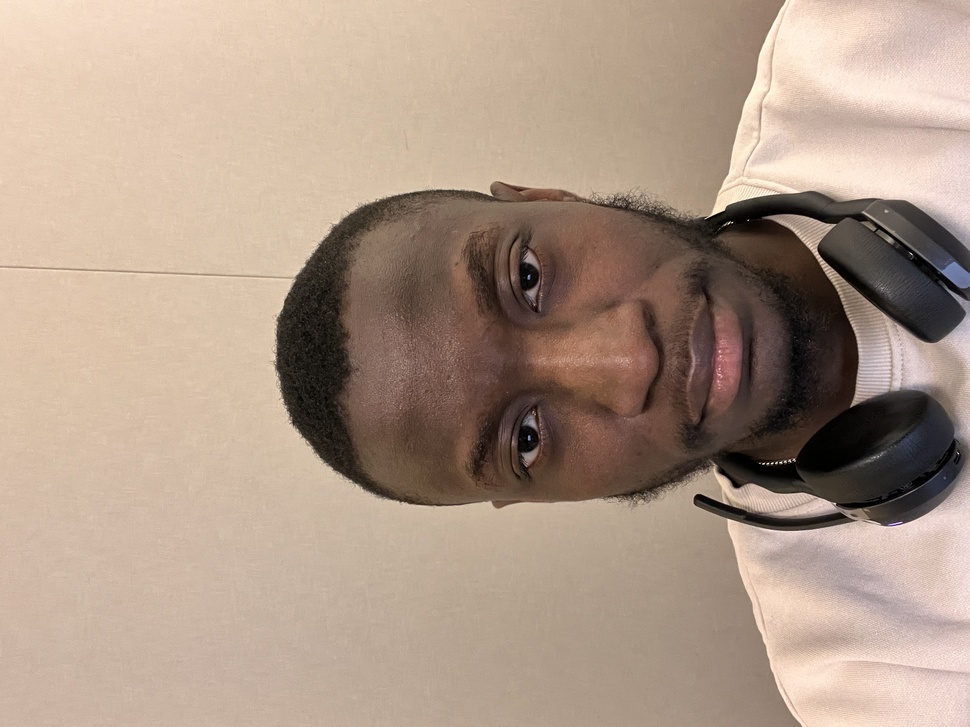
#> input picture greg.jpeg, 970 x 727 px, shrunk from 3088 x 2316 before the run
$ jupyter execute svd_image_compression.ipynb
#> lines starting #> are read from the running program, lines starting #| are printed output that depends on the picture
# SVD and Image Compression
SVD is, in simple terms, a data reduction tool that distills data into essential components that we can use/analyze
##### Uses :
- Image compression
- Noise reduction
- Facial Recognition
- Recommendation patterns
- Google Page Rank

[cell 1]
import numpy as np
import matplotlib.pyplot as plt
import matplotlib.gridspec as gridspec
from matplotlib.patches import Ellipse
from skimage import data, color
from PIL import Image
import warnings
warnings.filterwarnings('ignore')

plt.rcParams.update({
    'figure.dpi': 120,
    'axes.titlesize': 13,
    'axes.labelsize': 11,
    'font.family': 'serif',
})
print("Libraries loaded successfully.")

---
## 1. The SVD Theorem

Let $A$ be an $m \times n$ matrix with rank $r$. Then there exist:
- $U$: $m \times m$ orthogonal matrix (columns = **left singular vectors** $\mathbf{u}_i$)
- $\Sigma$: $m \times n$ "diagonal" matrix with $\sigma_1 \geq \sigma_2 \geq \cdots \geq \sigma_r > 0$
- $V$: $n \times n$ orthogonal matrix (columns = **right singular vectors** $\mathbf{v}_i$)

such that:
$$\boxed{A = U \Sigma V^T}$$

The structure of $\Sigma$:
$$\Sigma = \begin{bmatrix} D & 0 \\ 0 & 0 \end{bmatrix}, \quad D = \operatorname{diag}(\sigma_1, \ldots, \sigma_r)$$

**Key relationships:**
- Columns of $V$ are eigenvectors of $A^TA$
- Columns of $U$ are eigenvectors of $AA^T$
- $A\mathbf{v}_i = \sigma_i \mathbf{u}_i$ for $1 \leq i \leq r$
- $\{\mathbf{u}_1, \ldots, \mathbf{u}_r\}$ is an orthonormal basis for $\operatorname{Col}(A)$
- $\{\mathbf{v}_{r+1}, \ldots, \mathbf{v}_n\}$ is an orthonormal basis for $\operatorname{Nul}(A)$

---
## 2. Computing an SVD

$$A = \begin{bmatrix} 4 & 11 & 14 \\ 8 & 7 & 2 \end{bmatrix}$$

**Step 1:** Compute $A^TA$ and find its eigenvalues/eigenvectors → $V$ and $\Sigma$.

**Step 2:** For each nonzero $\sigma_i$, set $\mathbf{u}_i = \frac{1}{\sigma_i} A\mathbf{v}_i$ → build $U$.

**Step 3:** Verify $A = U\Sigma V^T$.

[cell 2]
A = np.array([[4., 11., 14.],
              [8.,  7.,  2.]])

print("=" * 50)
print("STEP 1: Compute A^T A and its eigendecomposition")
print("=" * 50)
ATA = A.T @ A
print("A^T A =\n", ATA)

eigvals, eigvecs = np.linalg.eigh(ATA)  # eigh for symmetric matrices
# Sort descending
idx = np.argsort(eigvals)[::-1]
eigvals = eigvals[idx]
eigvecs = eigvecs[:, idx]

print(f"\nEigenvalues of A^T A: {np.round(eigvals, 4)}")
print("From Lay: 360, 90, 0  ✓" if np.allclose(eigvals, [360, 90, 0], atol=1e-6) else "")

V = eigvecs
print("\nV (right singular vectors, columns):")
print(np.round(V, 4))

print("\n" + "=" * 50)
print("STEP 2: Singular values → Σ")
print("=" * 50)
sigma = np.sqrt(np.maximum(eigvals, 0))
print(f"Singular values σ: {np.round(sigma, 4)}")
r = np.sum(sigma > 1e-10)   # rank
print(f"Rank r = {r}")

Sigma = np.zeros_like(A)
Sigma[0,0] = sigma[0]; Sigma[1,1] = sigma[1]
print("\nΣ =\n", np.round(Sigma, 4))

print("\n" + "=" * 50)
print("STEP 3: Build U from u_i = (1/σ_i) A v_i")
print("=" * 50)
U = np.zeros((A.shape[0], A.shape[0]))
for i in range(r):
    U[:, i] = (A @ V[:, i]) / sigma[i]
print("U =\n", np.round(U, 4))

print("\n" + "=" * 50)
print("STEP 4: Verify A = U Σ V^T")
print("=" * 50)
A_reconstructed = U @ Sigma @ V.T
print("U Σ V^T =\n", np.round(A_reconstructed, 4))
print("\nOriginal A =\n", A)
print("\nMatch?", np.allclose(A, A_reconstructed, atol=1e-6))

[cell 3]
print("NumPy SVD (numpy.linalg.svd):")
U_np, s_np, Vt_np = np.linalg.svd(A)

print(f"U =\n{np.round(U_np, 4)}")
print(f"\nSingular values s = {np.round(s_np, 4)}")
print(f"\nV^T =\n{np.round(Vt_np, 4)}")

# Reconstruct
Sigma_np = np.zeros_like(A)
for i, sv in enumerate(s_np):
    Sigma_np[i, i] = sv
print("\nReconstruction matches original:",
      np.allclose(A, U_np @ Sigma_np @ Vt_np))

---
## 3. The Rank-$k$ Approximation

The SVD gives an **outer product expansion**:
$$A = \sigma_1 \mathbf{u}_1 \mathbf{v}_1^T + \sigma_2 \mathbf{u}_2 \mathbf{v}_2^T + \cdots + \sigma_r \mathbf{u}_r \mathbf{v}_r^T$$

Each term $\sigma_i \mathbf{u}_i \mathbf{v}_i^T$ is a **rank-1 matrix** — think of it as one "layer" of the image.

The **rank-$k$ approximation** keeps only the first $k$ terms:
$$A_k = \sum_{i=1}^{k} \sigma_i \mathbf{u}_i \mathbf{v}_i^T$$

---
## 4. Image Compression: Theory

### How a Grayscale Image Becomes a Matrix

A grayscale image of size $m \times n$ pixels is exactly an $m \times n$ matrix $A$, where each entry $a_{ij} \in [0, 255]$ is the brightness of pixel $(i, j)$.

### SVD Compression Pipeline

$$A \;\xrightarrow{\text{SVD}}\; U \Sigma V^T \;\xrightarrow{\text{keep top }k}\; A_k = \sum_{i=1}^k \sigma_i \mathbf{u}_i \mathbf{v}_i^T$$

---
## 5. Image Compression Demo

[cell 4]
img = Image.open("greg.jpeg").convert("L")
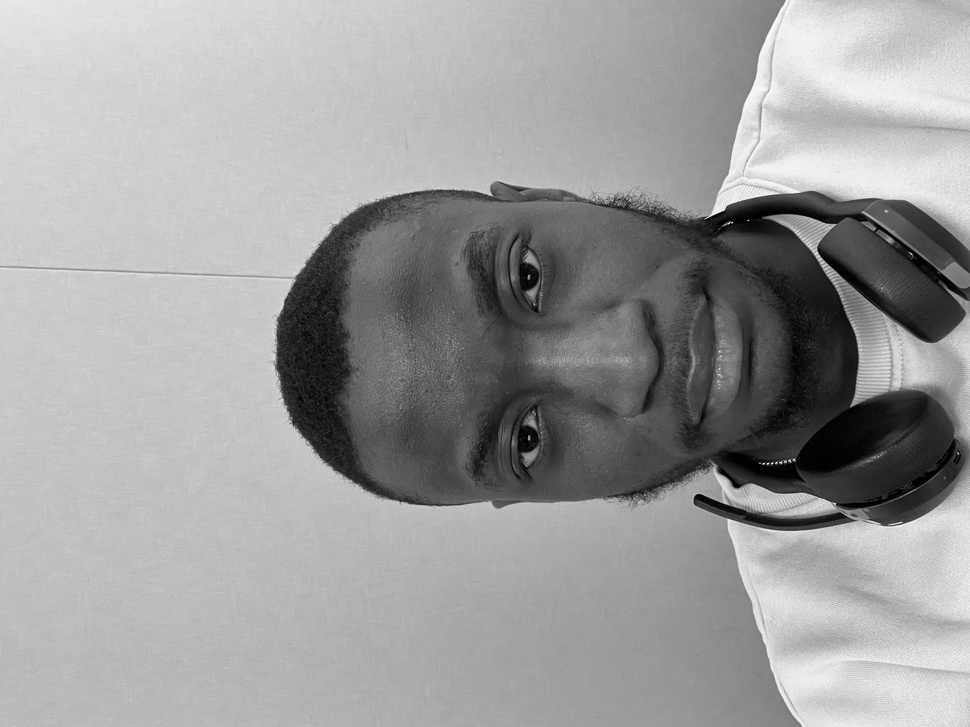
#> img: PIL image 970x727 L; min 0, max 253, mean 156.4
img_gray = np.array(img, dtype=float)
m, n = img_gray.shape
#> m = 727; n = 970

U, s, Vt = np.linalg.svd(img_gray, full_matrices=False)# econ svd
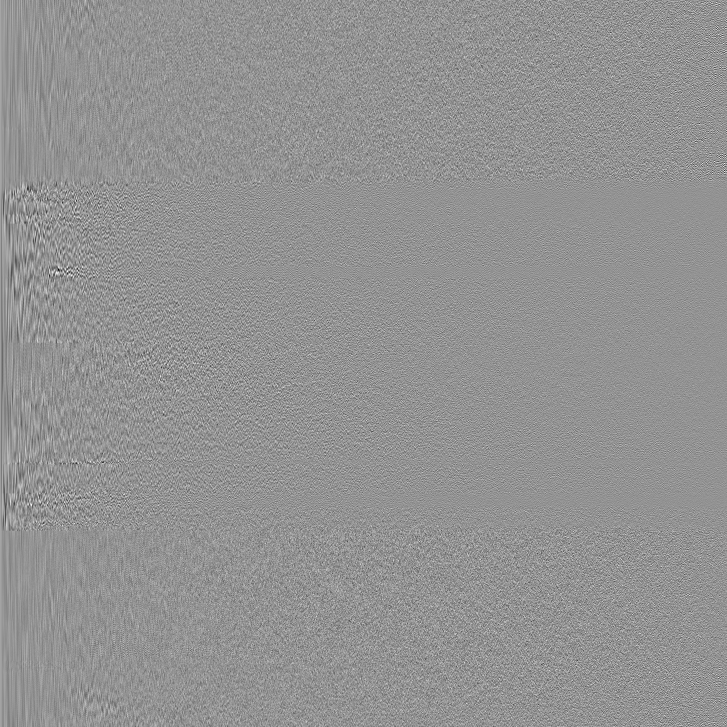
#> U: shape (727, 727) float64; min -0.361, max 0.265, mean 3.94e-05; drawn with min black and max white
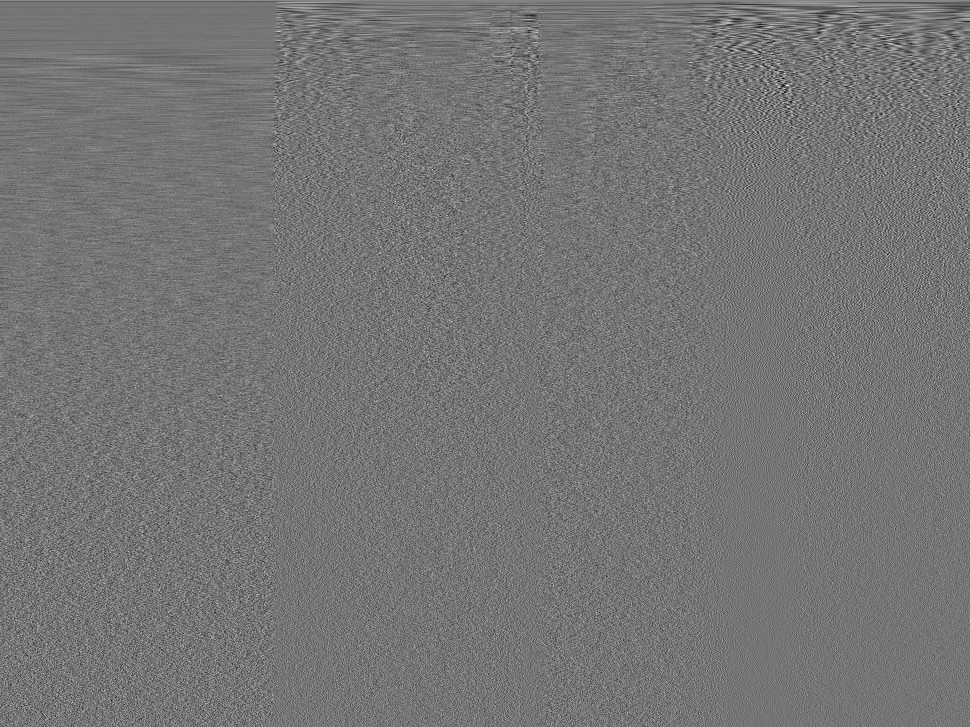
#> Vt: shape (727, 970) float64; min -0.217, max 0.254, mean 4.98e-05; drawn with min black and max white
#> s = 727 values, max 136428.2 at index 0, min 7.06 at index 726, mean 488.2

print(f"Image: {m} × {n}")
#| Image: 727 × 970
print(f"U shape: {U.shape}")
#| U shape: (727, 727)
print(f"s shape: {s.shape}")
#| s shape: (727,)
print(f"Vt shape: {Vt.shape}")
#| Vt shape: (727, 970)
print(f"Total singular values: {len(s)}")
#| Total singular values: 727
print(f"Top 10 singular values: {np.round(s[:10], 1)}")
#| Top 10 singular values: [136428.2  25924.   11857.3   7364.3   6646.3   5736.1   4775.1   4364.
#|    4038.1   3219.7]

[cell 5]
def rank_k_approx(U, s, Vt, k):
    """Compute the rank-k SVD approximation."""
    return (U[:, :k] * s[:k]) @ Vt[:k, :]

def compression_ratio(m, n, k):
    return (m * n) / (k * (m + n + 1))

k_values = [1, 5, 10, 20, 50, 100]

fig, axes = plt.subplots(2, len(k_values)//2 + 1, figsize=(15, 7))
axes = axes.flatten()

# Original
axes[0].imshow(img_gray, cmap='gray', vmin=0, vmax=255)
axes[0].set_title('Original\n(k = 512)', fontsize=11, fontweight='bold')
axes[0].axis('off')

for idx, k in enumerate(k_values):
    A_k = rank_k_approx(U, s, Vt, k)
    A_k_clipped = np.clip(A_k, 0, 255)
    ratio = compression_ratio(m, n, k)
    data_lost = (1 - 1/ratio) * 100

    ax = axes[idx + 1]
    ax.imshow(A_k_clipped, cmap='gray', vmin=0, vmax=255)
    ax.set_title(f'k = {k}\n{data_lost:.1f}% data reduced',
                 fontsize=9)
    ax.axis('off')
#> this loop made 6 passes
#> pass 1, `A_k = rank_k_approx(U, s, Vt, k)`:
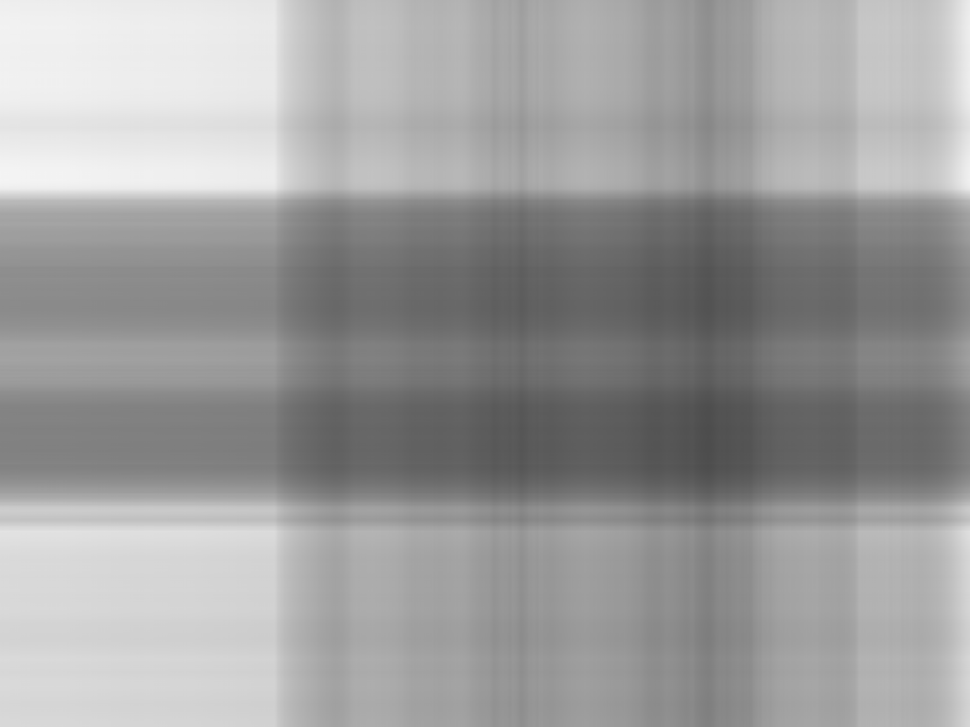
#> A_k: shape (727, 970) float64; min 76.97, max 244.4, mean 157.2

plt.suptitle('SVD Image Compression — Rank-k Approximations', fontsize=14, y=1.01)
plt.tight_layout()
plt.show()

#### Plot of the singular values

[cell 6]
fig, ax = plt.subplots(figsize=(7, 4.5))

ax.semilogy(s, color='steelblue', lw=2)
ax.set_xlabel('Index $i$')
ax.set_ylabel('$\\sigma_i$ (log scale)')
ax.set_title('Singular Value Decay')
ax.grid(True, alpha=0.4)

k = 50
ax.axvline(k, color='tomato', ls='--', lw=2, label=f'k = {k}')
ax.axvspan(0, k, color='tomato', alpha=0.08)
ax.legend()

plt.tight_layout()
plt.show()
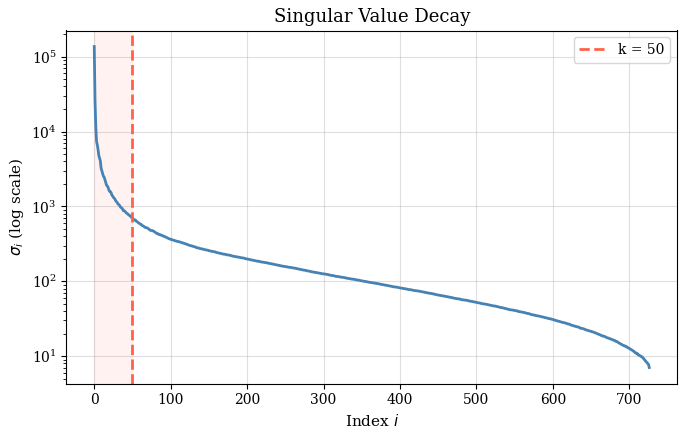
#> figure drawn by matplotlib, 1 panel; curve peaks at x = 0, y = 136428.2

[cell 7]
# image build up layer by layer
fig, axes = plt.subplots(1, 6, figsize=(15, 3.2))
cumulative = np.zeros_like(img_gray)
show_at = [1, 2, 3, 5, 10, 20]

ax_idx = 0
for i in range(max(show_at)):
    cumulative += s[i] * np.outer(U[:, i], Vt[i, :])
    if (i + 1) in show_at:
        ax = axes[ax_idx]
        ax.imshow(np.clip(cumulative, 0, 255), cmap='gray', vmin=0, vmax=255)
        ax.set_title(f'After {i+1} layer{"s" if i>0 else ""}')
        ax.axis('off')
        ax_idx += 1
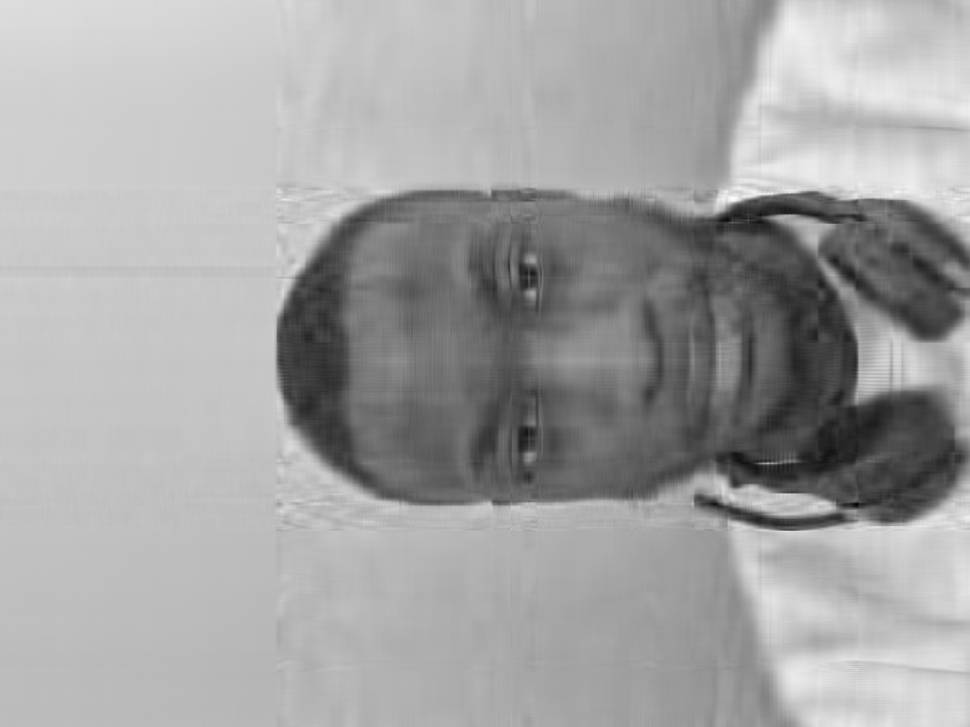
#> cumulative: shape (727, 970) float64; min -44.03, max 268.9, mean 156.4; drawn with min black and max white
#> after the loop, ax_idx = 6

plt.suptitle('Building the Image One Layer at a Time', fontsize=13)
plt.tight_layout()
plt.show()
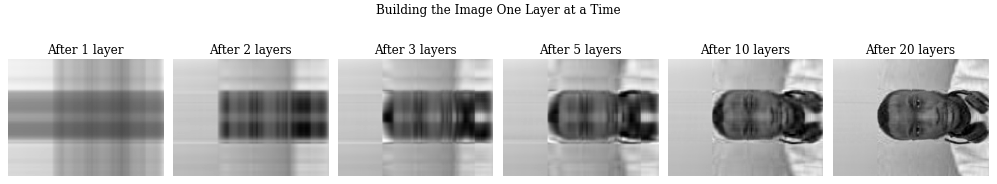
#> figure drawn by matplotlib, 6 panels

---
## 6. Color Image Compression

For a color image (RGB), apply SVD independently to each of the three channels (R, G, B) and recombine.

[cell 8]
def compress_color_image(img_rgb, k):
    """SVD-compress each RGB channel independently."""
    compressed = np.zeros_like(img_rgb, dtype=float)
    for c in range(3):
        channel = img_rgb[:, :, c].astype(float)
        U_c, s_c, Vt_c = np.linalg.svd(channel, full_matrices=False)
        compressed[:, :, c] = rank_k_approx(U_c, s_c, Vt_c, k)
    return np.clip(compressed, 0, 255).astype(np.uint8)

img_color = Image.open("greg.jpeg")
#> img_color is the input picture: PIL image 970x727 RGB; mean R, G, B 173.1, 152, 135.8
img_color = np.array(img_color, dtype=float)
#> img_color: shape (727, 970, 3) float64
m_c, n_c = img_color.shape[:2]
#> m_c = 727; n_c = 970

k_vals_color = [5, 20, 50, 100]
fig, axes = plt.subplots(1, len(k_vals_color) + 1, figsize=(14, 4))

axes[0].imshow(img_color.astype(np.uint8))
axes[0].set_title('Original', fontweight='bold')
axes[0].axis('off')

for idx, k in enumerate(k_vals_color):
    comp = compress_color_image(img_color, k)
    ratio = (m_c * n_c) / (k * (m_c + n_c + 1))
    data_lost = (1 - 1/ratio) * 100  # % reduction in stored data
    axes[idx+1].imshow(comp)
    axes[idx+1].set_title(f'k = {k}\n {data_lost:.1f}% data reduced')
    axes[idx+1].axis('off')

plt.suptitle('SVD Compression on Color Image (per-channel)', fontsize=13)
plt.tight_layout()
plt.show()
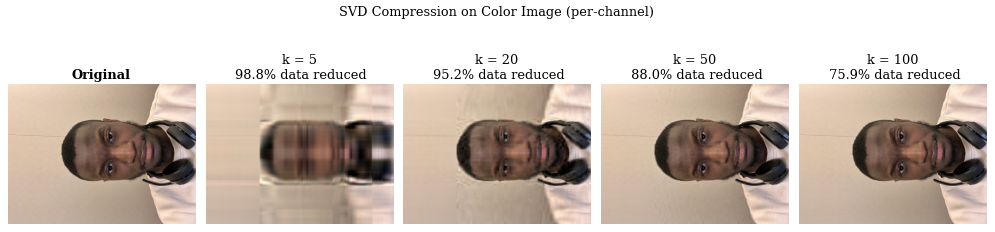
#> figure drawn by matplotlib, 5 panels

print("Note: Each of the 3 channels is compressed separately.")
print(f"Total storage for rank-k color: 3 × k × (m+n+1) values.")

$ run again, with car.png saved as greg.jpeg
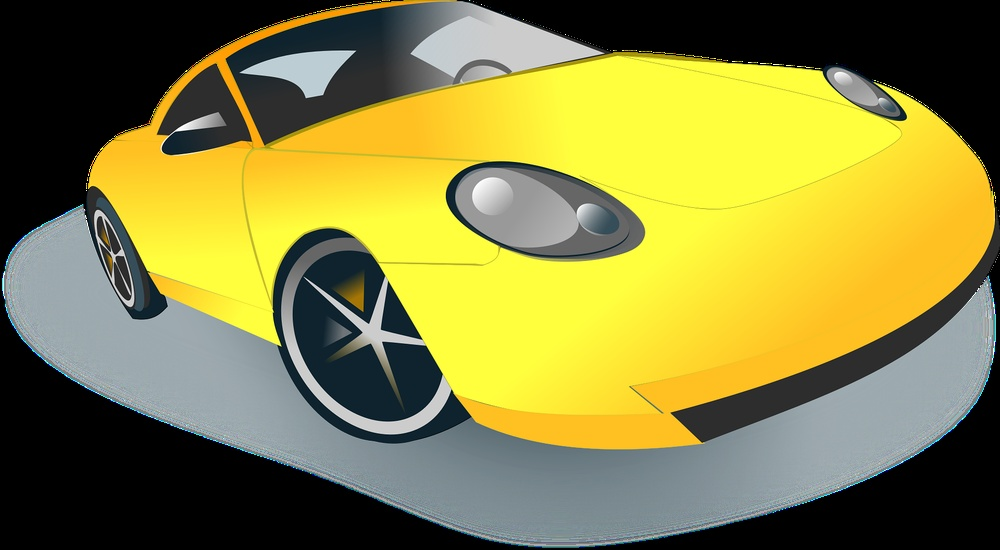
#> input picture car.png, 1000 x 550 px, shrunk from 1920 x 1056 before the run
#> s = 550 values, max 106424 at index 0, min 7.54 at index 549, mean 903.3
#| Image: 550 × 1000
#| U shape: (550, 550)
#| s shape: (550,)
#| Vt shape: (550, 1000)
#| Total singular values: 550
#| Top 10 singular values: [106424.   22526.9  18808.1  14384.   12193.1  10883.8   8801.3   7581.6
#|    6850.3   6104.5]
#> after the loop `for i in range(max(show_at)):`:
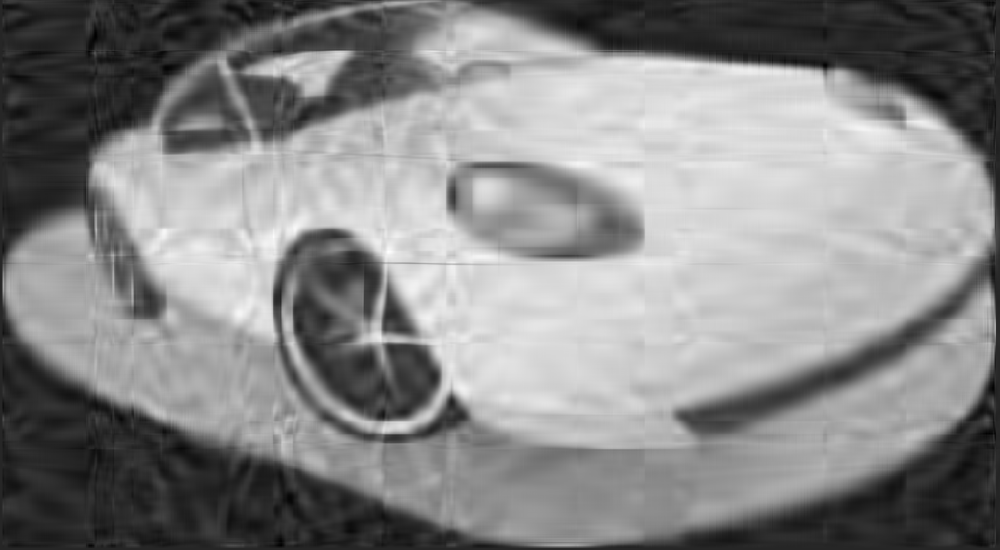
#> cumulative: shape (550, 1000) float64; min -50.41, max 280.6, mean 125.3; drawn with min black and max white
#> after the loop `for i in range(max(show_at)):`: ax_idx = 6
#> img_color is the input picture: PIL image 1000x550 RGB; mean R, G, B 136.6, 131.3, 64.4
#> img_color: shape (550, 1000, 3) float64
#> the loop `for idx, k in enumerate(k_vals_color):` made 4 passes
#> pass 3, `comp = compress_color_image(img_color, k)`:
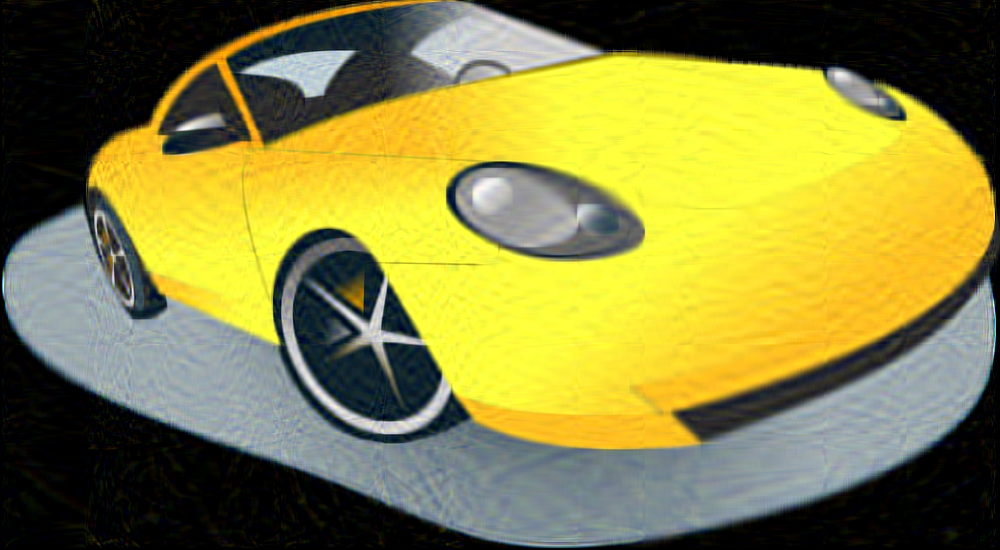
#> comp: shape (550, 1000, 3); mean R, G, B 136.2, 131.3, 64.5
